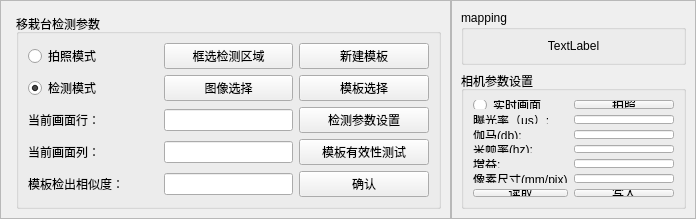
      <widget class="QWidget" name="tab">
       <attribute name="title">
        <string>移栽台参数</string>
       </attribute>
       <layout class="QHBoxLayout" name="horizontalLayout_3" stretch="5,1">
        <property name="spacing">
         <number>0</number>
        </property>
        <property name="leftMargin">
         <number>0</number>
        </property>
        <property name="topMargin">
         <number>0</number>
        </property>
        <property name="rightMargin">
         <number>0</number>
        </property>
        <property name="bottomMargin">
         <number>0</number>
        </property>
        <item>
         <widget class="QFrame" name="frame_2">
          <property name="sizePolicy">
           <sizepolicy hsizetype="MinimumExpanding" vsizetype="MinimumExpanding">
            <horstretch>0</horstretch>
            <verstretch>0</verstretch>
           </sizepolicy>
          </property>
          <property name="frameShape">
           <enum>QFrame::StyledPanel</enum>
          </property>
          <property name="frameShadow">
           <enum>QFrame::Raised</enum>
          </property>
          <layout class="QGridLayout" name="gridLayout_4" rowstretch="3,0">
           <property name="topMargin">
            <number>7</number>
           </property>
           <item row="0" column="0" colspan="2">
            <widget class="QGroupBox" name="groupBox_11">
             <property name="sizePolicy">
              <sizepolicy hsizetype="Expanding" vsizetype="Ignored">
               <horstretch>0</horstretch>
               <verstretch>0</verstretch>
              </sizepolicy>
             </property>
             <property name="minimumSize">
              <size>
               <width>0</width>
               <height>0</height>
              </size>
             </property>
             <property name="title">
              <string>画面</string>
             </property>
             <layout class="QHBoxLayout" name="horizontalLayout_4_transfer" stretch="0">
              <item>
               <widget class="QLabel" name="label_current_cam_live_transfer">
                <property name="sizePolicy">
                 <sizepolicy hsizetype="Ignored" vsizetype="Ignored">
                  <horstretch>0</horstretch>
                  <verstretch>0</verstretch>
                 </sizepolicy>
                </property>
                <property name="maximumSize">
                 <size>
                  <width>16777215</width>
                  <height>16777215</height>
                 </size>
                </property>
                <property name="styleSheet">
                 <string notr="true">border: 1px solid gray; background-color: #2b2b2b;</string>
                </property>
                <property name="text">
                 <string>移栽台相机画面</string>
                </property>
                <property name="scaledContents">
                 <bool>true</bool>
                </property>
                <property name="alignment">
                 <set>Qt::AlignCenter</set>
                </property>
               </widget>
              </item>
             </layout>
            </widget>
           </item>
           <item row="1" column="0">
            <widget class="QLabel" name="label_template_display_transfer">
             <property name="sizePolicy">
              <sizepolicy hsizetype="Ignored" vsizetype="Ignored">
               <horstretch>0</horstretch>
               <verstretch>0</verstretch>
              </sizepolicy>
             </property>
             <property name="minimumSize">
              <size>
               <width>0</width>
               <height>0</height>
              </size>
             </property>
             <property name="maximumSize">
              <size>
               <width>16777215</width>
               <height>16777215</height>
              </size>
             </property>
             <property name="styleSheet">
              <string notr="true">border: 1px solid gray; background-color: #2b2b2b;</string>
             </property>
             <property name="text">
              <string/>
             </property>
             <property name="scaledContents">
              <bool>true</bool>
             </property>
             <property name="alignment">
              <set>Qt::AlignCenter</set>
             </property>
            </widget>
           </item>
           <item row="1" column="1">
            <widget class="QGroupBox" name="groupBox_transfer_detect">
             <property name="sizePolicy">
              <sizepolicy hsizetype="Minimum" vsizetype="Preferred">
               <horstretch>0</horstretch>
               <verstretch>0</verstretch>
              </sizepolicy>
             </property>
             <property name="minimumSize">
              <size>
               <width>425</width>
               <height>0</height>
              </size>
             </property>
             <property name="maximumSize">
              <size>
               <width>1666</width>
               <height>16777215</height>
              </size>
             </property>
             <property name="title">
              <string>移栽台检测参数</string>
             </property>
             <layout class="QGridLayout" name="gridLayout_transfer_detect">
              <item row="7" column="1">
               <widget class="QLineEdit" name="lineEdit_mathch_threshsold_transfer">
                <property name="sizePolicy">
                 <sizepolicy hsizetype="Minimum" vsizetype="Fixed">
                  <horstretch>0</horstretch>
                  <verstretch>0</verstretch>
                 </sizepolicy>
                </property>
                <property name="maximumSize">
                 <size>
                  <width>500</width>
                  <height>16777215</height>
                 </size>
                </property>
               </widget>
              </item>
              <item row="3" column="1">
               <widget class="QPushButton" name="pushButton_current_image_select_transfer">
                <property name="sizePolicy">
                 <sizepolicy hsizetype="Minimum" vsizetype="Fixed">
                  <horstretch>0</horstretch>
                  <verstretch>0</verstretch>
                 </sizepolicy>
                </property>
                <property name="text">
                 <string>图像选择</string>
                </property>
               </widget>
              </item>
              <item row="5" column="0">
               <widget class="QLabel" name="label_transfer_current_row_col">
                <property name="sizePolicy">
                 <sizepolicy hsizetype="Preferred" vsizetype="Minimum">
                  <horstretch>0</horstretch>
                  <verstretch>0</verstretch>
                 </sizepolicy>
                </property>
                <property name="text">
                 <string>当前画面行：</string>
                </property>
                <property name="alignment">
                 <set>Qt::AlignLeading|Qt::AlignLeft|Qt::AlignVCenter</set>
                </property>
               </widget>
              </item>
              <item row="7" column="0">
               <widget class="QLabel" name="label_transfer_match_threshold">
                <property name="sizePolicy">
                 <sizepolicy hsizetype="Minimum" vsizetype="Minimum">
                  <horstretch>0</horstretch>
                  <verstretch>0</verstretch>
                 </sizepolicy>
                </property>
                <property name="text">
                 <string>模板检出相似度：</string>
                </property>
                <property name="alignment">
                 <set>Qt::AlignLeading|Qt::AlignLeft|Qt::AlignVCenter</set>
                </property>
               </widget>
              </item>
              <item row="0" column="1">
               <widget class="QPushButton" name="pushButton_create_checkable_roi_transfer">
                <property name="text">
                 <string>框选检测区域</string>
                </property>
               </widget>
              </item>
              <item row="6" column="1">
               <widget class="QLineEdit" name="lineEdit_current_col_transfer">
                <property name="sizePolicy">
                 <sizepolicy hsizetype="Minimum" vsizetype="Fixed">
                  <horstretch>0</horstretch>
                  <verstretch>0</verstretch>
                 </sizepolicy>
                </property>
               </widget>
              </item>
              <item row="5" column="1">
               <widget class="QLineEdit" name="lineEdit_current_row_transfer">
                <property name="sizePolicy">
                 <sizepolicy hsizetype="Minimum" vsizetype="Fixed">
                  <horstretch>0</horstretch>
                  <verstretch>0</verstretch>
                 </sizepolicy>
                </property>
                <property name="maximumSize">
                 <size>
                  <width>500</width>
                  <height>16777215</height>
                 </size>
                </property>
               </widget>
              </item>
              <item row="6" column="0">
               <widget class="QLabel" name="label_16">
                <property name="text">
                 <string>当前画面列：</string>
                </property>
               </widget>
              </item>
              <item row="0" column="2">
               <widget class="QPushButton" name="btn_create_new_template_transfer">
                <property name="sizePolicy">
                 <sizepolicy hsizetype="Minimum" vsizetype="Fixed">
                  <horstretch>0</horstretch>
                  <verstretch>0</verstretch>
                 </sizepolicy>
                </property>
                <property name="text">
                 <string>新建模板</string>
                </property>
               </widget>
              </item>
              <item row="3" column="2">
               <widget class="QPushButton" name="pushButton_transfer_template_choose">
                <property name="sizePolicy">
                 <sizepolicy hsizetype="Minimum" vsizetype="Fixed">
                  <horstretch>0</horstretch>
                  <verstretch>0</verstretch>
                 </sizepolicy>
                </property>
                <property name="text">
                 <string>模板选择</string>
                </property>
               </widget>
              </item>
              <item row="5" column="2">
               <widget class="QPushButton" name="PushButton_transfer_test_template">
                <property name="sizePolicy">
                 <sizepolicy hsizetype="Minimum" vsizetype="Fixed">
                  <horstretch>0</horstretch>
                  <verstretch>0</verstretch>
                 </sizepolicy>
                </property>
                <property name="text">
                 <string>检测参数设置</string>
                </property>
               </widget>
              </item>
              <item row="6" column="2">
               <widget class="QPushButton" name="pushButton_transfer_template_match">
                <property name="sizePolicy">
                 <sizepolicy hsizetype="Minimum" vsizetype="Fixed">
                  <horstretch>0</horstretch>
                  <verstretch>0</verstretch>
                 </sizepolicy>
                </property>
                <property name="text">
                 <string>模板有效性测试</string>
                </property>
               </widget>
              </item>
              <item row="7" column="2">
               <widget class="QPushButton" name="pushButton_confirm_params_transfer">
                <property name="text">
                 <string>确认</string>
                </property>
               </widget>
              </item>
              <item row="0" column="0">
               <widget class="QRadioButton" name="radio_transfer_picturing_mode">
                <property name="sizePolicy">
                 <sizepolicy hsizetype="Minimum" vsizetype="Fixed">
                  <horstretch>0</horstretch>
                  <verstretch>0</verstretch>
                 </sizepolicy>
                </property>
                <property name="text">
                 <string>拍照模式</string>
                </property>
               </widget>
              </item>
              <item row="3" column="0">
               <widget class="QRadioButton" name="radio_transfer_detecting_mode">
                <property name="sizePolicy">
                 <sizepolicy hsizetype="Minimum" vsizetype="Fixed">
                  <horstretch>0</horstretch>
                  <verstretch>0</verstretch>
                 </sizepolicy>
                </property>
                <property name="text">
                 <string>检测模式</string>
                </property>
                <property name="checked">
                 <bool>true</bool>
                </property>
               </widget>
              </item>
             </layout>
            </widget>
           </item>
          </layout>
         </widget>
        </item>
        <item>
         <widget class="QFrame" name="frame_3">
          <property name="sizePolicy">
           <sizepolicy hsizetype="Preferred" vsizetype="Ignored">
            <horstretch>0</horstretch>
            <verstretch>0</verstretch>
           </sizepolicy>
          </property>
          <property name="maximumSize">
           <size>
            <width>500</width>
            <height>16777215</height>
           </size>
          </property>
          <property name="frameShape">
           <enum>QFrame::StyledPanel</enum>
          </property>
          <property name="frameShadow">
           <enum>QFrame::Raised</enum>
          </property>
          <layout class="QGridLayout" name="gridLayout_20_transfer" rowstretch="5,2,1">
           <item row="2" column="0" colspan="2">
            <widget class="QGroupBox" name="groupBox_transfer_camera">
             <property name="sizePolicy">
              <sizepolicy hsizetype="Minimum" vsizetype="Preferred">
               <horstretch>0</horstretch>
               <verstretch>0</verstretch>
              </sizepolicy>
             </property>
             <property name="title">
              <string>相机参数设置</string>
             </property>
             <layout class="QGridLayout" name="gridLayout_transfer_camera">
              <item row="1" column="0">
               <widget class="QLabel" name="label_transfer_ExposureTime">
                <property name="sizePolicy">
                 <sizepolicy hsizetype="Minimum" vsizetype="Minimum">
                  <horstretch>0</horstretch>
                  <verstretch>0</verstretch>
                 </sizepolicy>
                </property>
                <property name="text">
                 <string>曝光率（µs）:</string>
                </property>
               </widget>
              </item>
              <item row="5" column="1">
               <widget class="QLineEdit" name="lineEdit_pixel_size_transfer">
                <property name="sizePolicy">
                 <sizepolicy hsizetype="Minimum" vsizetype="Fixed">
                  <horstretch>0</horstretch>
                  <verstretch>0</verstretch>
                 </sizepolicy>
                </property>
                <property name="maximumSize">
                 <size>
                  <width>100</width>
                  <height>16777215</height>
                 </size>
                </property>
               </widget>
              </item>
              <item row="0" column="0">
               <widget class="QRadioButton" name="radioButton_live_transfer">
                <property name="sizePolicy">
                 <sizepolicy hsizetype="Minimum" vsizetype="Fixed">
                  <horstretch>0</horstretch>
                  <verstretch>0</verstretch>
                 </sizepolicy>
                </property>
                <property name="text">
                 <string>实时画面</string>
                </property>
               </widget>
              </item>
              <item row="2" column="1">
               <widget class="QLineEdit" name="lineEdit_Gamma_transfer">
                <property name="sizePolicy">
                 <sizepolicy hsizetype="Minimum" vsizetype="Fixed">
                  <horstretch>0</horstretch>
                  <verstretch>0</verstretch>
                 </sizepolicy>
                </property>
                <property name="maximumSize">
                 <size>
                  <width>100</width>
                  <height>16777215</height>
                 </size>
                </property>
               </widget>
              </item>
              <item row="4" column="0">
               <widget class="QLabel" name="label_transfer_Gain">
                <property name="sizePolicy">
                 <sizepolicy hsizetype="Minimum" vsizetype="Minimum">
                  <horstretch>0</horstretch>
                  <verstretch>0</verstretch>
                 </sizepolicy>
                </property>
                <property name="text">
                 <string>增益:</string>
                </property>
               </widget>
              </item>
              <item row="4" column="1">
               <widget class="QLineEdit" name="lineEdit_Gain_transfer">
                <property name="sizePolicy">
                 <sizepolicy hsizetype="Minimum" vsizetype="Fixed">
                  <horstretch>0</horstretch>
                  <verstretch>0</verstretch>
                 </sizepolicy>
                </property>
                <property name="maximumSize">
                 <size>
                  <width>100</width>
                  <height>16777215</height>
                 </size>
                </property>
                <property name="mouseTracking">
                 <bool>true</bool>
                </property>
               </widget>
              </item>
              <item row="3" column="1">
               <widget class="QLineEdit" name="lineEdit_AcquisitionFrameRate_transfer">
                <property name="sizePolicy">
                 <sizepolicy hsizetype="Minimum" vsizetype="Fixed">
                  <horstretch>0</horstretch>
                  <verstretch>0</verstretch>
                 </sizepolicy>
                </property>
                <property name="maximumSize">
                 <size>
                  <width>100</width>
                  <height>16777215</height>
                 </size>
                </property>
               </widget>
              </item>
              <item row="0" column="1">
               <widget class="QPushButton" name="pushButton_capture_one_frame_transfer">
                <property name="text">
                 <string>拍照</string>
                </property>
               </widget>
              </item>
              <item row="2" column="0">
               <widget class="QLabel" name="label_transfer_Gamma">
                <property name="sizePolicy">
                 <sizepolicy hsizetype="Minimum" vsizetype="Minimum">
                  <horstretch>0</horstretch>
                  <verstretch>0</verstretch>
                 </sizepolicy>
                </property>
                <property name="text">
                 <string>伽马(db):</string>
                </property>
               </widget>
              </item>
              <item row="1" column="1">
               <widget class="QLineEdit" name="lineEdit_ExposureTime_transfer">
                <property name="sizePolicy">
                 <sizepolicy hsizetype="Minimum" vsizetype="Fixed">
                  <horstretch>0</horstretch>
                  <verstretch>0</verstretch>
                 </sizepolicy>
                </property>
                <property name="maximumSize">
                 <size>
                  <width>100</width>
                  <height>16777215</height>
                 </size>
                </property>
               </widget>
              </item>
              <item row="5" column="0">
               <widget class="QLabel" name="label_transfer_pixel_size">
                <property name="sizePolicy">
                 <sizepolicy hsizetype="Minimum" vsizetype="Minimum">
                  <horstretch>0</horstretch>
                  <verstretch>0</verstretch>
                 </sizepolicy>
                </property>
                <property name="text">
                 <string>像素尺寸(mm/pix)</string>
                </property>
               </widget>
              </item>
              <item row="3" column="0">
               <widget class="QLabel" name="label_transfer_AcquisitionFrameRate">
                <property name="sizePolicy">
                 <sizepolicy hsizetype="Minimum" vsizetype="Minimum">
                  <horstretch>0</horstretch>
                  <verstretch>0</verstretch>
                 </sizepolicy>
                </property>
                <property name="text">
                 <string>采帧率(hz):</string>
                </property>
               </widget>
              </item>
              <item row="6" column="0">
               <widget class="QPushButton" name="pushButton_transfer_read_camera_param">
                <property name="sizePolicy">
                 <sizepolicy hsizetype="Minimum" vsizetype="Fixed">
                  <horstretch>0</horstretch>
                  <verstretch>0</verstretch>
                 </sizepolicy>
                </property>
                <property name="maximumSize">
                 <size>
                  <width>100</width>
                  <height>16777215</height>
                 </size>
                </property>
                <property name="text">
                 <string>读取</string>
                </property>
               </widget>
              </item>
              <item row="6" column="1">
               <widget class="QPushButton" name="pushButton_transfer_cam_params_save">
                <property name="sizePolicy">
                 <sizepolicy hsizetype="Minimum" vsizetype="Fixed">
                  <horstretch>0</horstretch>
                  <verstretch>0</verstretch>
                 </sizepolicy>
                </property>
                <property name="maximumSize">
                 <size>
                  <width>100</width>
                  <height>16777215</height>
                 </size>
                </property>
                <property name="text">
                 <string>写入</string>
                </property>
               </widget>
              </item>
             </layout>
            </widget>
           </item>
           <item row="0" column="0" rowspan="2" colspan="2">
            <widget class="QGroupBox" name="groupBox_2">
             <property name="title">
              <string>mapping</string>
             </property>
             <layout class="QVBoxLayout" name="verticalLayout_4">
              <item>
               <widget class="QLabel" name="label_mapping_transfer">
                <property name="text">
                 <string>TextLabel</string>
                </property>
                <property name="alignment">
                 <set>Qt::AlignCenter</set>
                </property>
               </widget>
              </item>
             </layout>
            </widget>
           </item>
          </layout>
         </widget>
        </item>
       </layout>
      </widget>
